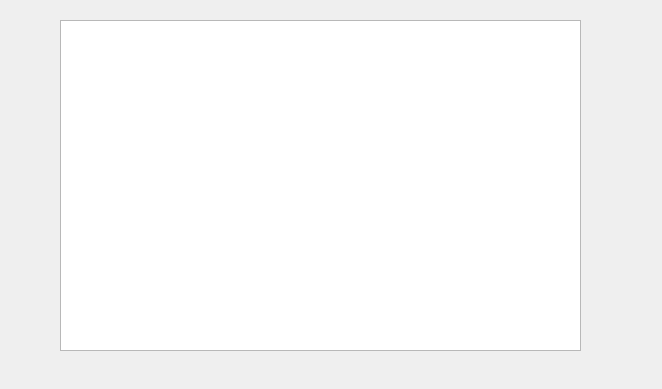
<?xml version="1.0" encoding="UTF-8"?>
<ui version="4.0">
 <class>cmd</class>
 <widget class="QWidget" name="cmd">
  <property name="geometry">
   <rect>
    <x>0</x>
    <y>0</y>
    <width>662</width>
    <height>389</height>
   </rect>
  </property>
  <property name="windowTitle">
   <string>Form</string>
  </property>
  <widget class="QWidget" name="verticalLayoutWidget">
   <property name="geometry">
    <rect>
     <x>60</x>
     <y>20</y>
     <width>521</width>
     <height>331</height>
    </rect>
   </property>
   <layout class="QVBoxLayout" name="verticalLayout">
    <item>
     <widget class="QPlainTextEdit" name="plainTextEdit"/>
    </item>
   </layout>
  </widget>
 </widget>
 <resources/>
 <connections/>
</ui>
